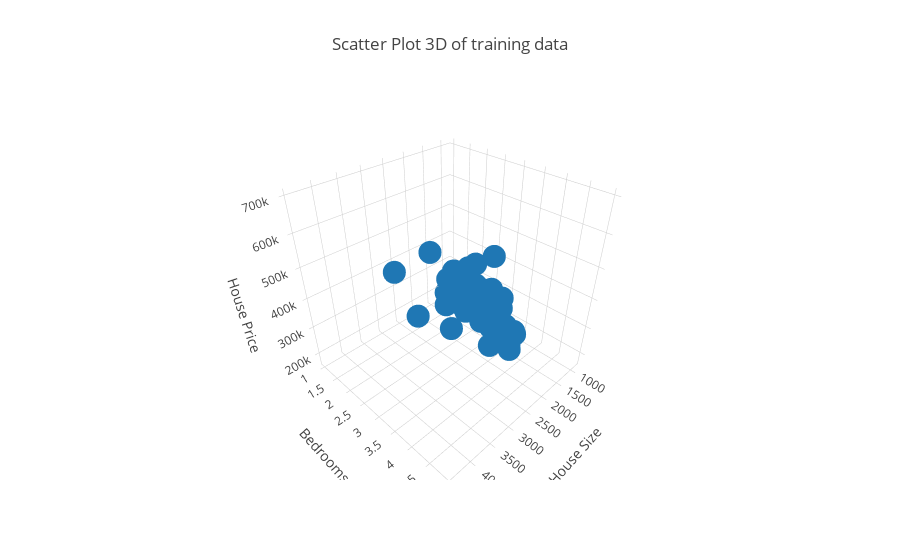

Write notebook code for a chart like this one.
### Code cell
p1 = go.Scatter3d(x = df2['house_size'],
                  y = df2['bedrooms'],
                  z = df2['house_price'],
                  mode = 'markers')

layout = go.Layout(
    title='Scatter Plot 3D of training data',
    scene=dict(
        xaxis=dict(
            title='House Size',
        ),
        yaxis=dict(
            title='Bedrooms',
        ),
        zaxis=dict(
            title='House Price',
        )
    )
)
fig = go.Figure(data=[p1], layout=layout)
py.iplot(fig)

### Figure 1 — Plotly figure (JSON) as saved in the notebook; plotly's stock layout.template omitted (floating-point values rounded to 4 significant figures)
{"data": [{"mode": "markers", "type": "scatter3d", "uid": "8af9c958-f5f0-468f-b156-038ee477cb9b", "x": [2104, 1600, 2400, 1416, 3000, 1985, 1534, 1427, 1380, 1494, 1940, 2000, 1890, 4478, 1268, 2300, 1320, 1236, 2609, 3031, 1767, 1888, 1604, 1962, 3890, 1100, 1458, 2526, 2200, 2637, 1839, 1000, 2040, 3137, 1811, 1437, 1239, 2132, 4215, 2162, 1664, 2238, 2567, 1200, 852, 1852, 1203], "y": [3, 3, 3, 2, 4, 4, 3, 3, 3, 3, 4, 3, 3, 5, 3, 4, 2, 3, 4, 4, 3, 2, 3, 4, 3, 3, 3, 3, 3, 3, 2, 1, 4, 3, 4, 3, 3, 4, 4, 4, 2, 3, 4, 3, 2, 4, 3], "z": [399900, 329900, 369000, 232000, 539900, 299900, 314900, 198999, 212000, 242500, 239999, 347000, 329999, 699900, 259900, 449900, 299900, 199900, 499998, 599000, 252900, 255000, 242900, 259900, 573900, 249900, 464500, 469000, 475000, 299900, 349900, 169900, 314900, 579900, 285900, 249900, 229900, 345000, 549000, 287000, 368500, 329900, 314000, 299000, 179900, 299900, 239500]}], "layout": {"autosize": true, "scene": {"aspectmode": "auto", "aspectratio": {"x": 1, "y": 1, "z": 1}, "xaxis": {"title": {"text": "House Size"}, "type": "linear"}, "yaxis": {"title": {"text": "Bedrooms"}, "type": "linear"}, "zaxis": {"title": {"text": "House Price"}, "type": "linear"}}, "title": {"text": "Scatter Plot 3D of training data"}}}
